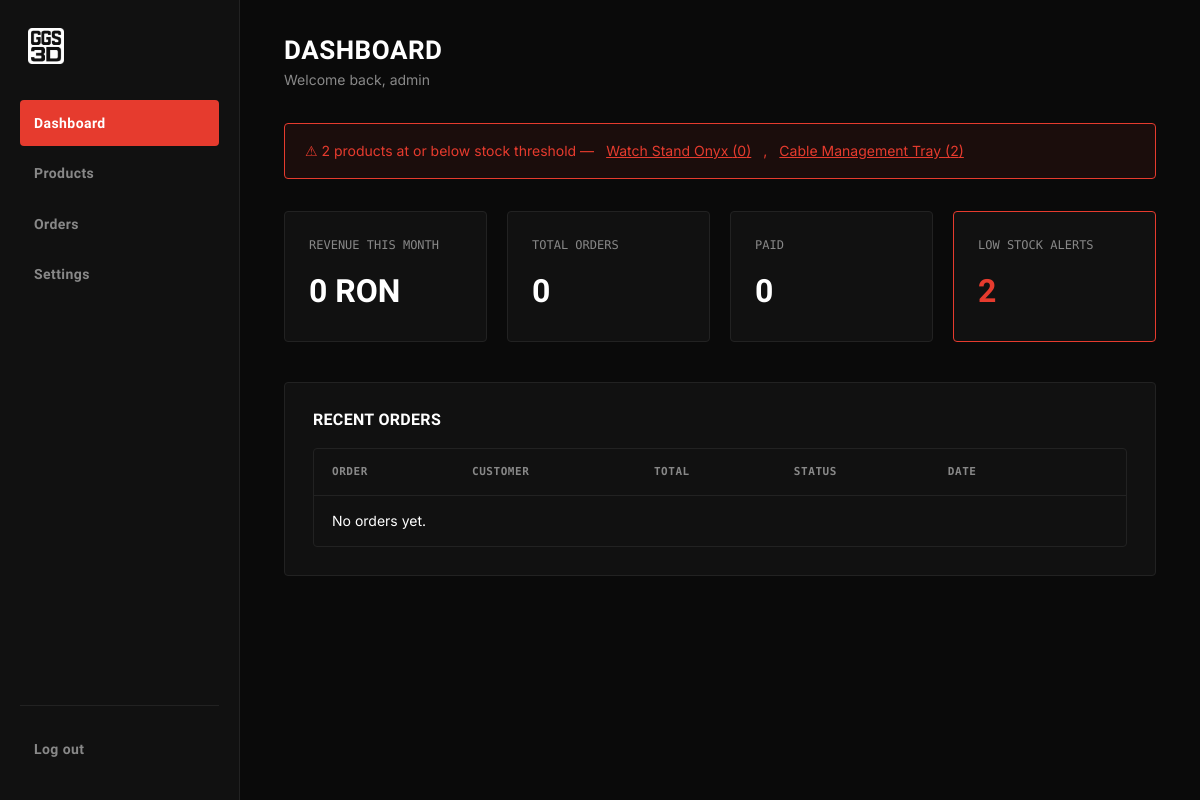
/admin/index.php (signed in), run on the app's committed database.
### tables this page shows
CREATE TABLE IF NOT EXISTS products (
  id INT AUTO_INCREMENT PRIMARY KEY,
  slug VARCHAR(100) UNIQUE,
  name_en VARCHAR(200),
  name_ro VARCHAR(200),
  desc_short_en TEXT,
  desc_short_ro TEXT,
  desc_long_en TEXT,
  desc_long_ro TEXT,
  how_made_en TEXT,
  how_made_ro TEXT,
  material VARCHAR(100),
  category ENUM('desk','display','automotive','other'),
  price_eur DECIMAL(10,2),
  stock INT DEFAULT 0,
  stock_threshold INT DEFAULT 3,
  images JSON,                     
  specs JSON,                      
  status ENUM('published','draft') DEFAULT 'draft',
  featured TINYINT(1) DEFAULT 0,
  created_at TIMESTAMP DEFAULT CURRENT_TIMESTAMP,
  updated_at TIMESTAMP DEFAULT CURRENT_TIMESTAMP ON UPDATE CURRENT_TIMESTAMP
);

### includes/db.php (called while the page is built, shortened)
<?php
function ggs_db(): PDO
{
  static $pdo = null;
  if ($pdo === null) {
    $dsn = 'mysql:host=' . DB_HOST . ';dbname=' . DB_NAME . ';charset=utf8mb4';
    $pdo = new PDO($dsn, DB_USER, DB_PASS, [
      PDO::ATTR_ERRMODE => PDO::ERRMODE_EXCEPTION,
      PDO::ATTR_DEFAULT_FETCH_MODE => PDO::FETCH_ASSOC,
      PDO::ATTR_EMULATE_PREPARES => false,
    ]);
  }
  return $pdo;
}

### includes/helpers.php (called while the page is built, shortened)
<?php
require_once __DIR__ . '/db.php';
function ggs_get_setting(string $key, ?string $default = null): ?string
{
  $stmt = ggs_db()->prepare('SELECT value FROM settings WHERE key_name = ? LIMIT 1');
  $stmt->execute([$key]);
  $row = $stmt->fetch();
  return $row ? $row['value'] : $default;
}

### admin/index.php (the view, shortened to what this page needs)
<?php
require_once __DIR__ . '/../includes/helpers.php';
$db = ggs_db();
$monthStart = date('Y-m-01 00:00:00');
$revenueStmt = $db->prepare("SELECT COALESCE(SUM(total_eur), 0) AS total FROM orders WHERE status != 'cancelled' AND created_at >= ?");
$revenueStmt->execute([$monthStart]);
$revenueEur = (float) $revenueStmt->fetchColumn();
$rate = (float) ggs_get_setting('eur_ron_rate', '5.00');
$revenueRon = $revenueEur * $rate;
$counts = $db->query("SELECT
    COUNT(*) AS total,
    SUM(status = 'paid') AS paid,
    SUM(status = 'processing') AS processing,
    SUM(status = 'shipped') AS shipped
  FROM orders")->fetch();
$lowStock = $db->query(
  'SELECT id, name_en, stock, stock_threshold FROM products WHERE stock <= stock_threshold AND status = "published" ORDER BY stock ASC'
)->fetchAll();
$recentOrders = $db->query(
  'SELECT id, order_number, status, customer_name, total_eur, created_at FROM orders ORDER BY created_at DESC LIMIT 5'
)->fetchAll();
require __DIR__ . '/../includes/admin-header.php';
?>
<div class="admin-topbar">
  <div>
    <h1>Dashboard</h1>
    <div class="subtitle">Welcome back, <?= htmlspecialchars($_SESSION['admin_username']) ?></div>
  </div>
</div>
<?php if ($lowStock): ?>
  <div class="alert-banner">
    ⚠ <?= count($lowStock) ?> product<?= count($lowStock) > 1 ? 's' : '' ?> at or below stock threshold —
    <?php foreach ($lowStock as $i => $p): ?>
      <a href="/studio/admin/product-edit.php?id=<?= $p['id'] ?>" style="color:inherit;text-decoration:underline;"><?= htmlspecialchars($p['name_en']) ?> (<?= $p['stock'] ?>)</a><?= $i < count($lowStock) - 1 ? ', ' : '' ?>
    <?php endforeach; ?>
  </div>
<?php endif; ?>
<div class="stat-grid">
  <div class="stat-card">
    <div class="stat-label">Revenue this month</div>
    <div class="stat-value"><?= number_format($revenueRon, 0) ?> RON</div>
  </div>
  <div class="stat-card">
    <div class="stat-label">Total orders</div>
    <div class="stat-value"><?= (int) $counts['total'] ?></div>
  </div>
  <div class="stat-card">
    <div class="stat-label">Paid</div>
    <div class="stat-value"><?= (int) $counts['paid'] ?></div>
  </div>
  <div class="stat-card <?= $lowStock ? 'alert' : '' ?>">
    <div class="stat-label">Low stock alerts</div>
    <div class="stat-value"><?= count($lowStock) ?></div>
  </div>
</div>
<div class="admin-panel">
  <h3>Recent orders</h3>
  <div class="admin-table-wrap">
    <table class="admin-table">
      <thead><tr><th>Order</th><th>Customer</th><th>Total</th><th>Status</th><th>Date</th><th></th></tr></thead>
      <tbody>
        <?php if (!$recentOrders): ?>
          <tr><td colspan="6">No orders yet.</td></tr>
        <?php endif; ?>
      </tbody>
    </table>
  </div>
</div>
<?php require __DIR__ . '/../includes/admin-footer.php'; ?>

### assets/css/main.css (style rules this page uses)
:root { --bg: #0a0a0a; --surface: #111111; --surface-alt: #1a1a1a; --border: #222222; --accent: #E63B2E; --accent-hover: #ff5240; --text: #ffffff; --text-secondary: #888888; --text-muted: #555555; --success: #2ecc71; --warning: #e6b800; --danger: #E63B2E; --font-heading: 'Rajdhani', sans-serif; --font-body: 'Inter', sans-serif; --font-mono: 'Space Mono', monospace; --container-width: 1240px; --header-height: 76px; --radius: 4px; --transition: 0.25s ease; }
*, *::before, *::after { box-sizing: border-box; }
html, body, h1, h2, h3, h4, h5, h6, p, ul, ol, figure { margin: 0; padding: 0; }
a { color: inherit; text-decoration: none; }
html { scroll-behavior: smooth; }
body { background: var(--bg); color: var(--text); font-family: var(--font-body); line-height: 1.6; -webkit-font-smoothing: antialiased; overflow-x: hidden; }
h1, h2, h3, h4, h5 { font-family: var(--font-heading); font-weight: 700; text-transform: uppercase; letter-spacing: 0.02em; line-height: 1.1; }

### assets/css/admin.css (style rules this page uses)
body.admin-body { background: var(--bg); min-height: 100vh; }
.admin-topbar { display: flex; justify-content: space-between; align-items: center; margin-bottom: 32px; }
.admin-topbar h1 { font-size: 26px; }
.admin-topbar .subtitle { color: var(--text-secondary); font-size: 14px; margin-top: 4px; }
.stat-grid { display: grid; grid-template-columns: repeat(4, 1fr); gap: 20px; margin-bottom: 40px; }
.stat-card { background: var(--surface); border: 1px solid var(--border); border-radius: var(--radius); padding: 24px; }
.stat-card .stat-label { font-family: var(--font-mono); font-size: 12px; text-transform: uppercase; color: var(--text-secondary); margin-bottom: 10px; }
.stat-card .stat-value { font-family: var(--font-heading); font-size: 32px; font-weight: 700; }
.stat-card.alert { border-color: var(--danger); }
.stat-card.alert .stat-value { color: var(--danger); }
.alert-banner { background: rgba(230,59,46,0.08); border: 1px solid var(--danger); border-radius: var(--radius); padding: 16px 20px; margin-bottom: 32px; display: flex; align-items: center; gap: 12px; color: var(--danger); font-size: 14px; }
.admin-table-wrap { background: var(--surface); border: 1px solid var(--border); border-radius: var(--radius); overflow: hidden; }
table.admin-table { width: 100%; border-collapse: collapse; min-width: 640px; }
.admin-table th, .admin-table td { padding: 14px 18px; text-align: left; font-size: 14px; border-bottom: 1px solid var(--border); }
.admin-table th { font-family: var(--font-mono); font-size: 11px; text-transform: uppercase; color: var(--text-secondary); letter-spacing: 0.05em; }
.admin-table tr:last-child td { border-bottom: none; }
.admin-panel { background: var(--surface); border: 1px solid var(--border); border-radius: var(--radius); padding: 28px; margin-bottom: 24px; }
.admin-panel h3 { font-size: 16px; margin-bottom: 20px; }

### data on the page
products: name_en "Watch Stand Onyx", stock "0"
products: name_en "Cable Management Tray", stock "2"

### other printed values
$_SESSION['admin_username'] "admin"
count($lowStock) "2"
$revenueRon "0"
$counts['total'] "0"
$counts['paid'] "0"
